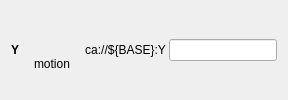
       <widget class="QWidget" name="tweak_widget_2" native="true">
        <layout class="QHBoxLayout" name="tweak_layout_2" stretch="0,0,0,0">
         <property name="spacing">
          <number>3</number>
         </property>
         <property name="topMargin">
          <number>1</number>
         </property>
         <property name="bottomMargin">
          <number>1</number>
         </property>
         <item>
          <widget class="PyDMLabel" name="PyDMLabel_2">
           <property name="font">
            <font>
             <weight>75</weight>
             <bold>true</bold>
            </font>
           </property>
           <property name="toolTip">
            <string/>
           </property>
           <property name="text">
            <string>Y</string>
           </property>
          </widget>
         </item>
         <item>
          <layout class="QVBoxLayout" name="moving_indicator_layout_2">
           <property name="topMargin">
            <number>0</number>
           </property>
           <item alignment="Qt::AlignHCenter">
            <widget class="PyDMByteIndicator" name="moving_indicator_2">
             <property name="sizePolicy">
              <sizepolicy hsizetype="Preferred" vsizetype="Preferred">
               <horstretch>0</horstretch>
               <verstretch>0</verstretch>
              </sizepolicy>
             </property>
             <property name="minimumSize">
              <size>
               <width>25</width>
               <height>25</height>
              </size>
             </property>
             <property name="maximumSize">
              <size>
               <width>25</width>
               <height>25</height>
              </size>
             </property>
             <property name="toolTip">
              <string/>
             </property>
             <property name="whatsThis">
              <string>
    Widget for graphical representation of bits from an integer number
    with support for Channels and more from PyDM

    Parameters
    ----------
    parent : QWidget
        The parent widget for the Label
    init_channel : str, optional
        The channel to be used by the widget.
    </string>
             </property>
             <property name="alarmSensitiveContent" stdset="0">
              <bool>false</bool>
             </property>
             <property name="channel" stdset="0">
              <string>ca://${BASE}:MOVING</string>
             </property>
             <property name="onColor" stdset="0">
              <color>
               <red>20</red>
               <green>100</green>
               <blue>239</blue>
              </color>
             </property>
             <property name="offColor" stdset="0">
              <color>
               <red>60</red>
               <green>60</green>
               <blue>60</blue>
              </color>
             </property>
             <property name="showLabels" stdset="0">
              <bool>false</bool>
             </property>
             <property name="circles" stdset="0">
              <bool>true</bool>
             </property>
            </widget>
           </item>
           <item alignment="Qt::AlignHCenter">
            <widget class="QLabel" name="moving_indicator_label_2">
             <property name="minimumSize">
              <size>
               <width>60</width>
               <height>0</height>
              </size>
             </property>
             <property name="text">
              <string>motion</string>
             </property>
             <property name="alignment">
              <set>Qt::AlignCenter</set>
             </property>
             <property name="wordWrap">
              <bool>true</bool>
             </property>
            </widget>
           </item>
          </layout>
         </item>
         <item>
          <widget class="PyDMLabel" name="user_readback_2">
           <property name="sizePolicy">
            <sizepolicy hsizetype="Expanding" vsizetype="Fixed">
             <horstretch>0</horstretch>
             <verstretch>0</verstretch>
            </sizepolicy>
           </property>
           <property name="minimumSize">
            <size>
             <width>0</width>
             <height>25</height>
            </size>
           </property>
           <property name="toolTip">
            <string/>
           </property>
           <property name="whatsThis">
            <string/>
           </property>
           <property name="styleSheet">
            <string notr="true"/>
           </property>
           <property name="text">
            <string>ca://${BASE}:Y</string>
           </property>
           <property name="alignment">
            <set>Qt::AlignCenter</set>
           </property>
           <property name="showUnits" stdset="0">
            <bool>true</bool>
           </property>
           <property name="channel" stdset="0">
            <string>ca://${BASE}:Y</string>
           </property>
          </widget>
         </item>
         <item>
          <widget class="PyDMLineEdit" name="PyDMLineEdit_2">
           <property name="toolTip">
            <string/>
           </property>
           <property name="channel" stdset="0">
            <string>ca://${BASE}:CMD:Y</string>
           </property>
          </widget>
         </item>
        </layout>
       </widget>
